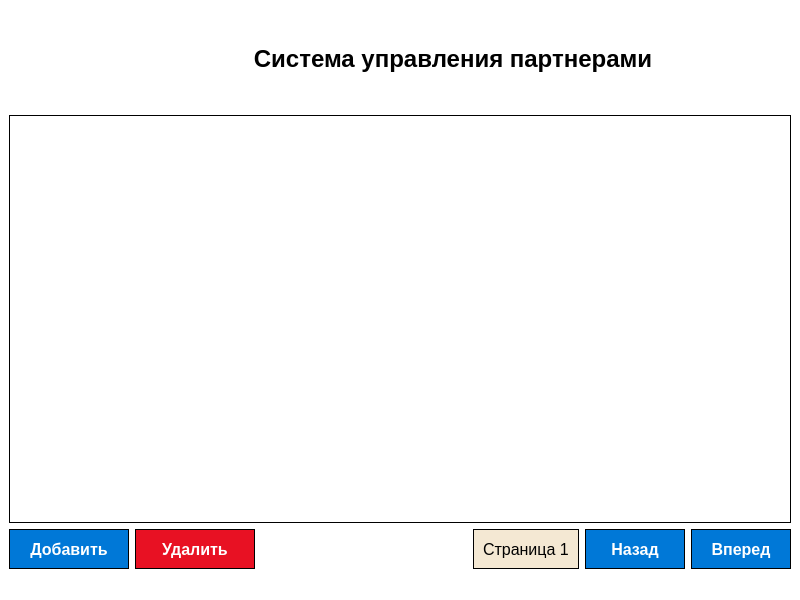
<?xml version="1.0" encoding="UTF-8"?>
<ui version="4.0">
 <class>MainWindow</class>
 <widget class="QMainWindow" name="MainWindow">
  <property name="geometry">
   <rect>
    <x>0</x>
    <y>0</y>
    <width>800</width>
    <height>600</height>
   </rect>
  </property>
  <property name="windowTitle">
   <string>CBO - Система управления партнерами</string>
  </property>
  <property name="styleSheet">
   <string notr="true">QMainWindow, QScrollArea, QWidget {
    background-color: #FFFFFF;
    color: #000000;
}
QLabel#label_page {
    background-color: #F4E8D3;
    color: #000000;
    padding: 5px;
    border: 1px solid #000000;
}
QPushButton {
    background-color: #F4E8D3;
    color: #000000;
    border: 1px solid #000000;
}
QPushButton:hover {
    background-color: #E8D8BA;
}
QListWidget {
    background-color: #FFFFFF;
    border: 1px solid #000000;
}
QListWidget::item { 
    padding: 5px; 
    border-bottom: 1px solid #000000;
    color: #000000;
}
QListWidget::item:selected { 
    background-color: #F4E8D3; 
    color: #000000; 
}
QListWidget::item:hover { 
    background-color: #F9F2E3; 
}</string>
  </property>
  <widget class="QWidget" name="centralwidget">
   <layout class="QVBoxLayout" name="verticalLayout">
    <item>
     <layout class="QHBoxLayout" name="horizontalLayout">
      <item>
       <widget class="QLabel" name="labelLogo">
        <property name="minimumSize">
         <size>
          <width>100</width>
          <height>100</height>
         </size>
        </property>
        <property name="maximumSize">
         <size>
          <width>100</width>
          <height>100</height>
         </size>
        </property>
        <property name="text">
         <string/>
        </property>
        <property name="pixmap">
         <pixmap resource="resources.qrc">:/images/Ресурсы/Мастер пол.png</pixmap>
        </property>
        <property name="scaledContents">
         <bool>true</bool>
        </property>
       </widget>
      </item>
      <item>
       <widget class="QLabel" name="labelTitle">
        <property name="font">
         <font>
          <family>Arial</family>
          <pointsize>18</pointsize>
          <weight>75</weight>
          <bold>true</bold>
         </font>
        </property>
        <property name="text">
         <string>Система управления партнерами</string>
        </property>
        <property name="alignment">
         <set>Qt::AlignCenter</set>
        </property>
       </widget>
      </item>
     </layout>
    </item>
    <item>
     <widget class="QListWidget" name="listWidget">
      <property name="font">
       <font>
        <family>Arial</family>
        <pointsize>12</pointsize>
       </font>
      </property>
     </widget>
    </item>
    <item>
     <layout class="QHBoxLayout" name="horizontalLayout_2">
      <item>
       <widget class="QPushButton" name="button_add">
        <property name="minimumSize">
         <size>
          <width>120</width>
          <height>40</height>
         </size>
        </property>
        <property name="font">
         <font>
          <family>Arial</family>
          <pointsize>12</pointsize>
          <weight>75</weight>
          <bold>true</bold>
         </font>
        </property>
        <property name="styleSheet">
         <string notr="true">background-color: #0078D7; color: white;</string>
        </property>
        <property name="text">
         <string>Добавить</string>
        </property>
       </widget>
      </item>
      <item>
       <widget class="QPushButton" name="button_delete">
        <property name="minimumSize">
         <size>
          <width>120</width>
          <height>40</height>
         </size>
        </property>
        <property name="font">
         <font>
          <family>Arial</family>
          <pointsize>12</pointsize>
          <weight>75</weight>
          <bold>true</bold>
         </font>
        </property>
        <property name="styleSheet">
         <string notr="true">background-color: #E81123; color: white;</string>
        </property>
        <property name="text">
         <string>Удалить</string>
        </property>
       </widget>
      </item>
      <item>
       <spacer name="horizontalSpacer">
        <property name="orientation">
         <enum>Qt::Horizontal</enum>
        </property>
        <property name="sizeHint" stdset="0">
         <size>
          <width>40</width>
          <height>20</height>
         </size>
        </property>
       </spacer>
      </item>
      <item>
       <widget class="QLabel" name="label_page">
        <property name="font">
         <font>
          <family>Arial</family>
          <pointsize>12</pointsize>
         </font>
        </property>
        <property name="text">
         <string>Страница 1</string>
        </property>
       </widget>
      </item>
      <item>
       <widget class="QPushButton" name="button_back">
        <property name="minimumSize">
         <size>
          <width>100</width>
          <height>40</height>
         </size>
        </property>
        <property name="font">
         <font>
          <family>Arial</family>
          <pointsize>12</pointsize>
          <weight>75</weight>
          <bold>true</bold>
         </font>
        </property>
        <property name="styleSheet">
         <string notr="true">background-color: #0078D7; color: white;</string>
        </property>
        <property name="text">
         <string>Назад</string>
        </property>
       </widget>
      </item>
      <item>
       <widget class="QPushButton" name="button_next">
        <property name="minimumSize">
         <size>
          <width>100</width>
          <height>40</height>
         </size>
        </property>
        <property name="font">
         <font>
          <family>Arial</family>
          <pointsize>12</pointsize>
          <weight>75</weight>
          <bold>true</bold>
         </font>
        </property>
        <property name="styleSheet">
         <string notr="true">background-color: #0078D7; color: white;</string>
        </property>
        <property name="text">
         <string>Вперед</string>
        </property>
       </widget>
      </item>
     </layout>
    </item>
   </layout>
  </widget>
  <widget class="QMenuBar" name="menubar">
   <property name="geometry">
    <rect>
     <x>0</x>
     <y>0</y>
     <width>800</width>
     <height>21</height>
    </rect>
   </property>
  </widget>
  <widget class="QStatusBar" name="statusbar"/>
 </widget>
 <resources>
  <include location="resources.qrc"/>
 </resources>
 <connections/>
</ui>
